Frame 1 (no input): blank canvas, image omitted
Frame 60 (no input): blank canvas, image omitted
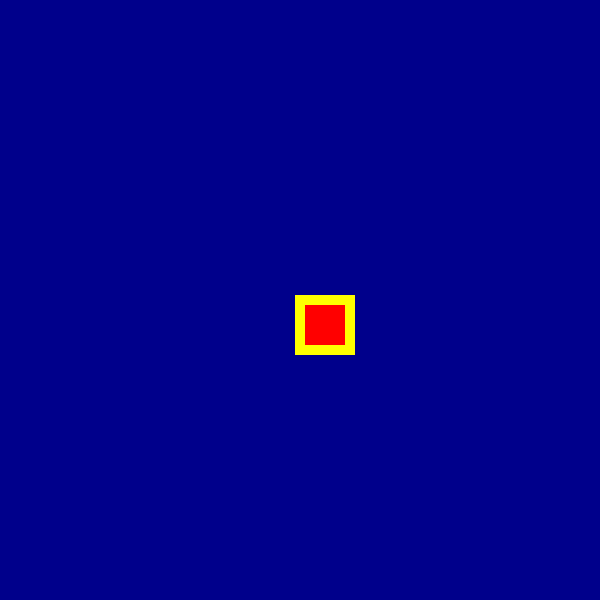
Frame 120 (the mouse pressed at the canvas centre since frame 60)

The p5.js sketch whose frames 1 and 60 were blank and that drew this single picture after the mouse press (run headless with seeded random() and noise() and a simulated clock; from frame 60 on, the mouse is pressed at the canvas centre):

// p5.js sketch
// ── sketch.js
function setup() {
  createCanvas(600, 600);
  background("darkblue")
}      

function draw() {
  fill("red")
  if(mouseIsPressed)
  rect(mouseX,mouseY,50,50);
  stroke("rgb(255,255,0)")
strokeWeight(10)
}    
